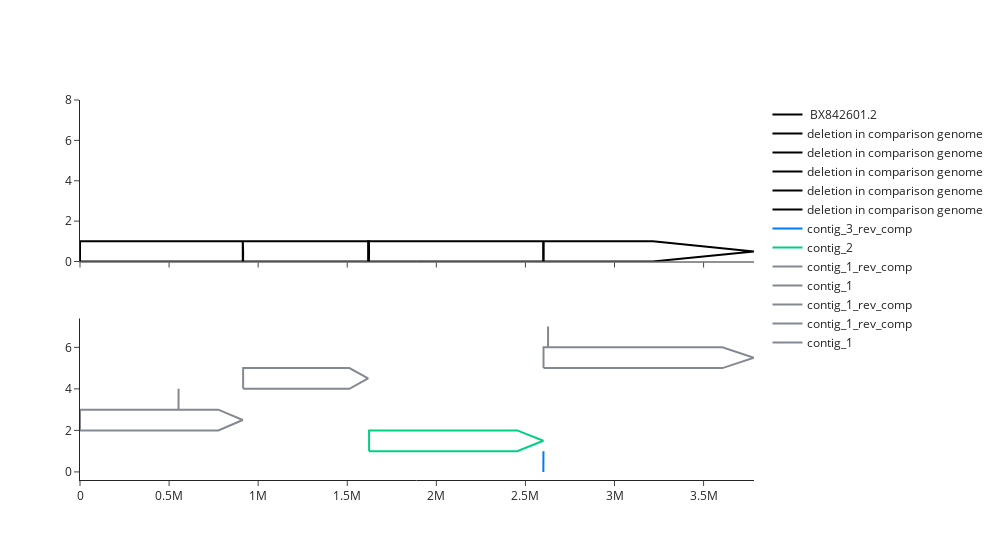

Write notebook code for a chart like this one.
### Code cell
fig2 = make_global_alignment_map(df2, ref_genome_d, height=1)
fig2

### Figure 1 — Plotly figure (JSON) as saved in the notebook; plotly's stock layout.template omitted (floating-point values rounded to 4 significant figures)
{"data": [{"line": {"color": "black"}, "mode": "lines", "name": " BX842601.2", "type": "scatter", "x": [0, 3216000.0, 3782950, 3216000.0, 0, 0], "xaxis": "x", "y": [0, 0, 0.5, 1, 1, 0], "yaxis": "y"}, {"line": {"color": "black"}, "mode": "lines", "name": "deletion in comparison genome", "text": "Gap length: 1<br>start: 0<br>end: 1", "type": "scatter", "x": [0, 0.85, 1, 0.85, 0, 0], "xaxis": "x", "y": [0, 0, 0.5, 1, 1, 0], "yaxis": "y"}, {"line": {"color": "black"}, "mode": "lines", "name": "deletion in comparison genome", "text": "Gap length: 2008<br>start: 913571<br>end: 915579", "type": "scatter", "x": [913571, 915300.0, 915579, 915300.0, 913571, 913571], "xaxis": "x", "y": [0, 0, 0.5, 1, 1, 0], "yaxis": "y"}, {"line": {"color": "black"}, "mode": "lines", "name": "deletion in comparison genome", "text": "Gap length: 5206<br>start: 1617244<br>end: 1622450", "type": "scatter", "x": [1617244, 1622000.0, 1622450, 1622000.0, 1617244, 1617244], "xaxis": "x", "y": [0, 0, 0.5, 1, 1, 0], "yaxis": "y"}, {"line": {"color": "black"}, "mode": "lines", "name": "deletion in comparison genome", "text": "Gap length: 3<br>start: 2600557<br>end: 2600560", "type": "scatter", "x": [2600557, 2601000.0, 2600560, 2601000.0, 2600557, 2600557], "xaxis": "x", "y": [0, 0, 0.5, 1, 1, 0], "yaxis": "y"}, {"line": {"color": "black"}, "mode": "lines", "name": "deletion in comparison genome", "text": "Gap length: 223<br>start: 2601339<br>end: 2601562", "type": "scatter", "x": [2601339, 2602000.0, 2601562, 2602000.0, 2601339, 2601339], "xaxis": "x", "y": [0, 0, 0.5, 1, 1, 0], "yaxis": "y"}, {"line": {"color": "rgb(0,122,255)"}, "mode": "lines", "name": "contig_3_rev_comp", "type": "scatter", "x": [2600560, 2601000.0, 2601339, 2601000.0, 2600560, 2600560], "xaxis": "x2", "y": [0, 0, 0.5, 1, 1, 0], "yaxis": "y2"}, {"line": {"color": "rgb(0,208,132)"}, "mode": "lines", "name": "contig_2", "type": "scatter", "x": [1622450, 2454000.0, 2600557, 2454000.0, 1622450, 1622450], "xaxis": "x2", "y": [1, 1, 1.5, 2, 2, 1], "yaxis": "y2"}, {"line": {"color": "rgba(132,137,145,1)"}, "mode": "lines", "name": "contig_1_rev_comp", "type": "scatter", "x": [1, 776500.0, 913571, 776500.0, 1, 1], "xaxis": "x2", "y": [2, 2, 2.5, 3, 3, 2], "yaxis": "y2"}, {"line": {"color": "rgba(132,137,145,1)"}, "mode": "lines", "name": "contig_1", "type": "scatter", "x": [552999, 553100.0, 553123, 553100.0, 552999, 552999], "xaxis": "x2", "y": [3, 3, 3.5, 4, 4, 3], "yaxis": "y2"}, {"line": {"color": "rgba(132,137,145,1)"}, "mode": "lines", "name": "contig_1_rev_comp", "type": "scatter", "x": [915579, 1512000.0, 1617244, 1512000.0, 915579, 915579], "xaxis": "x2", "y": [4, 4, 4.5, 5, 5, 4], "yaxis": "y2"}, {"line": {"color": "rgba(132,137,145,1)"}, "mode": "lines", "name": "contig_1_rev_comp", "type": "scatter", "x": [2601562, 3606000.0, 3782950, 3606000.0, 2601562, 2601562], "xaxis": "x2", "y": [5, 5, 5.5, 6, 6, 5], "yaxis": "y2"}, {"line": {"color": "rgba(132,137,145,1)"}, "mode": "lines", "name": "contig_1", "type": "scatter", "x": [2627084, 2627000.0, 2627208, 2627000.0, 2627084, 2627084], "xaxis": "x2", "y": [6, 6, 6.5, 7, 7, 6], "yaxis": "y2"}], "layout": {"width": 1000, "xaxis": {"anchor": "y", "domain": [0, 1], "matches": "x2", "showticklabels": false}, "xaxis2": {"anchor": "y2", "domain": [0, 1]}, "yaxis": {"anchor": "x", "domain": [0.575, 1], "range": [0, 8]}, "yaxis2": {"anchor": "x2", "domain": [0, 0.425]}}}
